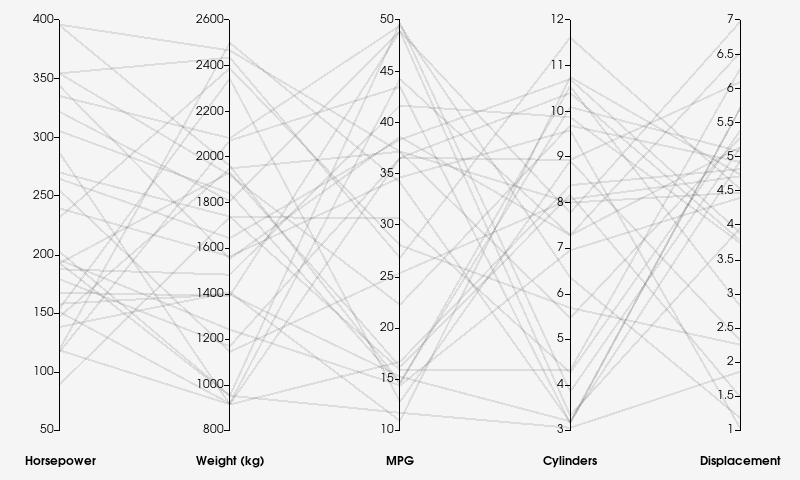

Write Python code to recreate this figure.
#!/usr/bin/env python

# Parallel coordinates plot of multi-dimensional data using a chart overlay.

# Factory overrides: importing these modules registers the OpenGL rendering
# and interaction style implementations for vtkRenderingCore factory classes.
import vtkmodules.vtkInteractionStyle  # noqa: F401
import vtkmodules.vtkRenderingContextOpenGL2  # noqa: F401
import vtkmodules.vtkRenderingOpenGL2  # noqa: F401

# VTK pipeline classes used in this example
from vtkmodules.vtkChartsCore import vtkChartParallelCoordinates
from vtkmodules.vtkCommonCore import (
    vtkFloatArray,
    vtkMinimalStandardRandomSequence,
)
from vtkmodules.vtkCommonDataModel import vtkTable
from vtkmodules.vtkRenderingContext2D import vtkContextActor
from vtkmodules.vtkRenderingCore import (
    vtkRenderWindow,
    vtkRenderWindowInteractor,
    vtkRenderer,
)

# Colors (normalized RGB)
white_smoke_rgb = (0.961, 0.961, 0.961)

# Data: five car attributes for 30 samples
rand_seq = vtkMinimalStandardRandomSequence()
rand_seq.SetSeed(77)

attributes = [
    ("Horsepower", 80, 400),
    ("Weight (kg)", 900, 2500),
    ("MPG", 10, 50),
    ("Cylinders", 3, 12),
    ("Displacement", 1.0, 7.0),
]

table = vtkTable()
arr_horsepower = vtkFloatArray()
arr_horsepower.SetName("Horsepower")
table.AddColumn(arr_horsepower)
arr_weight = vtkFloatArray()
arr_weight.SetName("Weight (kg)")
table.AddColumn(arr_weight)
arr_mpg = vtkFloatArray()
arr_mpg.SetName("MPG")
table.AddColumn(arr_mpg)
arr_cylinders = vtkFloatArray()
arr_cylinders.SetName("Cylinders")
table.AddColumn(arr_cylinders)
arr_displacement = vtkFloatArray()
arr_displacement.SetName("Displacement")
table.AddColumn(arr_displacement)

num_samples = 30
table.SetNumberOfRows(num_samples)
for i in range(num_samples):
    for c, (_, lo, hi) in enumerate(attributes):
        val = rand_seq.GetRangeValue(lo, hi)
        rand_seq.Next()
        table.SetValue(i, c, val)

# Chart: create a parallel coordinates chart
chart = vtkChartParallelCoordinates()
chart.GetPlot(0).SetInputData(table)

# ContextActor: overlay the chart on the normal VTK rendering pipeline
context_actor = vtkContextActor()
context_actor.GetScene().AddItem(chart)

# Renderer: assemble the scene
renderer = vtkRenderer()
renderer.SetBackground(white_smoke_rgb)
renderer.AddActor(context_actor)
context_actor.GetScene().SetRenderer(renderer)

# Window: display the rendered scene
render_window = vtkRenderWindow()
render_window.AddRenderer(renderer)
render_window.SetWindowName("parallel coordinates")
render_window.SetMultiSamples(0)
render_window.SetSize(800, 480)

# Interactor: handle mouse and keyboard events
render_window_interactor = vtkRenderWindowInteractor()
render_window_interactor.SetRenderWindow(render_window)

# Launch the interactive visualization
render_window_interactor.Initialize()
render_window_interactor.Start()
